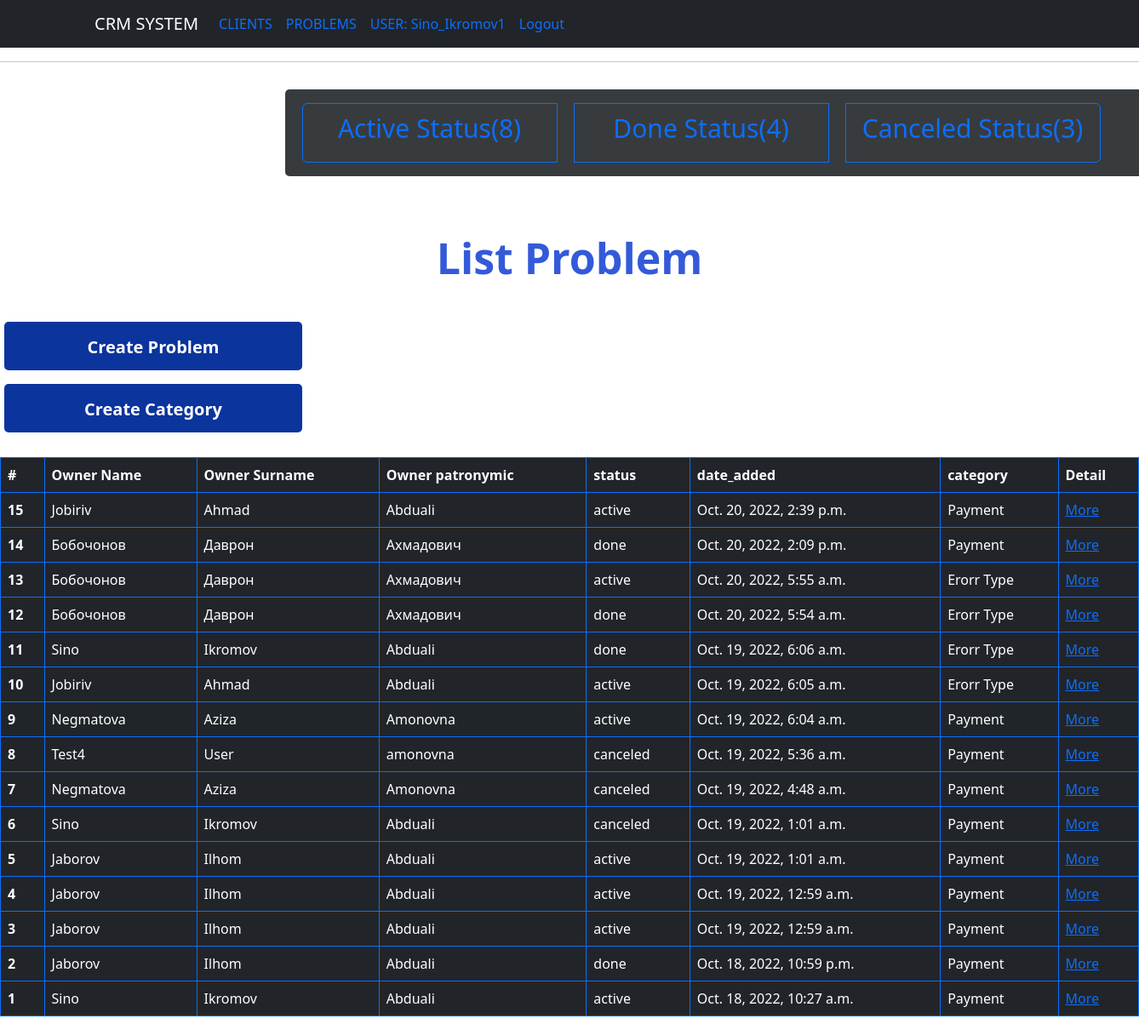
Screenshot of /problem/ (signed in) with the database file from the repository.
### agents/models.py (models this page shows, shortened)
class CustomerUser(AbstractUser):
    pass

class Problem(models.Model):
    STATUS_PROBLEM = (
        ('active', 'active'),
        ('canceled', 'canceled'),
        ('done', 'done')
    )
    description = models.TextField('description')
    category = models.ForeignKey(Category, verbose_name='category', on_delete=models.CASCADE)
    status = models.CharField('Status', max_length=100, choices=STATUS_PROBLEM)
    date_added = models.DateTimeField('created_at', auto_now_add=True)
    client = models.ForeignKey("Client", on_delete=models.CASCADE)
    class Meta:
        ordering = ('-date_added',)

class Client(models.Model):
    GENDER = (
        ('male', 'male'),
        ('female', 'female')
    )
    first_name = models.CharField(max_length=100)
    last_name = models.CharField(max_length=100)
    patronymic = models.CharField(max_length=100)
    was_born = models.DateField(default=2003)
    gender = models.CharField(max_length=100, choices=GENDER)
    age = models.IntegerField(default=0)
    date_added = models.DateTimeField(auto_now_add=True)
    phone_number = models.CharField(max_length=20)
    email = models.EmailField()
    class Meta:
        ordering = ('-date_added',)

class Category(models.Model):
    title = models.CharField('category', max_length=150)

### problem/views.py (the view, shortened to what this page needs)
# urls.py: path('', ListProblem.as_view(), name='list_problem'),
class ListProblem(LoginRequiredMixin, generic.ListView):
    template_name = 'problem/list_problem.html'
    queryset = Problem.objects.all()
    def get_context_data(self, **kwargs):
        context = super().get_context_data(**kwargs)
        context['active'] = Problem.objects.filter(status='active').count()
        context['done'] = Problem.objects.filter(status='done').count()
        context['canceled'] = Problem.objects.filter(status='canceled').count()
        return context

### templates/problem/list_problem.html (shortened to what this page needs)
{% extends "base.html" %}
{% block content %}
<hr/>
<div class="btn-group my-3" role="group" aria-label="Basic example">
  <a  href="{% url 'active_status' %}" type="button" class="btn btn-outline-primary my-3"><p class="text_status">Active Status({{ active }})</p></a>
  <a  href="{% url 'done_status' %}" type="button" class="btn btn-outline-primary my-3"><p class="text_status">Done Status({{ done }})</p></a>
  <a  href="{% url 'canceled_status' %}" type="button" class=" btn btn-outline-primary my-3"><p class="text_status">Canceled Status({{ canceled }})</p></a>
</div>
<h1 class="list">List Problem</h1>
<div class = "create_agent my-4">
    <a class="btn btn-primary my-3" href="{% url 'create_problem' %}"
   role="button">Create Problem
</a>
  <a class="btn btn-primary" href="{% url 'create_cat' %}"
   role="button">Create Category
</a>
</div>
<table class="table table-dark table-hover table-bordered border-primary">
  <thead>
    <tr>
      <th scope="col">#</th>
      <th scope="col">Owner Name </th>
      <th scope="col">Owner Surname </th>
      <th scope="col">Owner patronymic</th>
      <th scope="col">status</th>
      <th scope="col">date_added </th>
      <th scope="col">category</th>
        <th scope="col">Detail</th>
    </tr>
  </thead>
{% for problem in object_list %}
  <tbody>
    <tr>
      <th scope="row">{{ problem.pk }}</th>
      <td>{{ problem.client.first_name }}</td>
      <td>{{ problem.client.last_name }}</td>
      <td>{{ problem.client.patronymic }}</td>
      <td>{{ problem.status }}</td>
      <td>{{ problem.date_added }}</td>
      <td>{{ problem.category.title }}</td>
        <td><a href="{{ problem.pk }}">More</a></td>
    </tr>
  </tbody>
{% endfor %}
</table>
{% endblock %}

### templates/navbar.html (shortened to what this page needs)
<nav class="navbar navbar-expand-lg navbar-dark bg-dark" >
  <div class="container">
    <a class="navbar-brand" href="#">CRM SYSTEM</a>
    <div class="collapse navbar-collapse float-end" id="navbarNavAltMarkup">
      <div class="navbar-nav">
          <ul class="nav justify-content-end">
             {% if user.is_authenticated %}
              <li class="nav-item">
              <a class="nav-link" href="{% url 'list_client' %}">CLIENTS</a>
              </li>
              <li class="nav-item">
              <a class="nav-link" href="{% url 'list_problem' %}">PROBLEMS</a>
              </li>
              <li class="nav-item">
              <a class="nav-link" href="{% url 'list_problem' %}">USER: {{ user }}</a>
              </li>
              <li class="nav-item">
             <a  class="nav-link " href="{% url 'logout' %}">Logout</a>
              </li>
              {% else %}
              <li class="nav-item">
             <a class="nav-link" href="{% url 'login' %}">Login</a>
              </li>
              {% endif %}
</ul>
      </div>
    </div>
  </div>
</nav>

### agents/static/style.css (style rules this page uses)
body { background-color: fufufu; }
.btn { position: relative; padding 10px; }
.create_agent { position: relative; padding: 5px; }
.list { text-align: center; font-size: 50px; font-weight: 700; padding-top: 50px; color: #335AD9; }
.btn-primary { font-weight: 700; font-size: 20px; border-radius: 5px; margin-bottom: 0px; color: #fff; background-color: #0b349d; margin: 0 auto; width: 350px; display: block; border: none; padding: 12px 20px; padding-top: 15px; }

### templates/problem/list_problem.html (style rules this page uses)
.btn-outline-primary { margin: 20px; width: 300px; height: 70px; }
.btn-group { margin-left: 25%; padding-right: 50px; background-color: #373b3e; border-radius: 5px; }
.btn-primary { margin: 0; width: 350px }
.text_status { font-size: 30px; text-decoration: center; }

### rows the page displays
CustomerUser: username "Sino_Ikromov1"
Problem: pk "15", client.first_name "Jobiriv", client.last_name "Ahmad", client.patronymic "Abduali", status "active", date_added "Oct. 20, 2022, 2:39 p.m.", category "Payment"
Problem: pk "14", client.first_name "Бобочонов", client.last_name "Даврон", client.patronymic "Ахмадович", status "done", date_added "Oct. 20, 2022, 2:09 p.m.", category "Payment"
Problem: pk "13", client.first_name "Бобочонов", client.last_name "Даврон", client.patronymic "Ахмадович", status "active", date_added "Oct. 20, 2022, 5:55 a.m.", category "Erorr Type"
Problem: pk "12", client.first_name "Бобочонов", client.last_name "Даврон", client.patronymic "Ахмадович", status "done", date_added "Oct. 20, 2022, 5:54 a.m.", category "Erorr Type"
Problem: pk "11", client.first_name "Sino", client.last_name "Ikromov", client.patronymic "Abduali", status "done", date_added "Oct. 19, 2022, 6:06 a.m.", category "Erorr Type"
Problem: pk "10", client.first_name "Jobiriv", client.last_name "Ahmad", client.patronymic "Abduali", status "active", date_added "Oct. 19, 2022, 6:05 a.m.", category "Erorr Type"
Problem: pk "9", client.first_name "Negmatova", client.last_name "Aziza", client.patronymic "Amonovna", status "active", date_added "Oct. 19, 2022, 6:04 a.m.", category "Payment"
Problem: pk "8", client.first_name "Test4", client.last_name "User", client.patronymic "amonovna", status "canceled", date_added "Oct. 19, 2022, 5:36 a.m.", category "Payment"
Problem: pk "7", client.first_name "Negmatova", client.last_name "Aziza", client.patronymic "Amonovna", status "canceled", date_added "Oct. 19, 2022, 4:48 a.m.", category "Payment"
Problem: pk "6", client.first_name "Sino", client.last_name "Ikromov", client.patronymic "Abduali", status "canceled", date_added "Oct. 19, 2022, 1:01 a.m.", category "Payment"
Problem: pk "5", client.first_name "Jaborov", client.last_name "Ilhom", client.patronymic "Abduali", status "active", date_added "Oct. 19, 2022, 1:01 a.m.", category "Payment"
Problem: pk "4", client.first_name "Jaborov", client.last_name "Ilhom", client.patronymic "Abduali", status "active", date_added "Oct. 19, 2022, 12:59 a.m.", category "Payment"
Problem: pk "3", client.first_name "Jaborov", client.last_name "Ilhom", client.patronymic "Abduali", status "active", date_added "Oct. 19, 2022, 12:59 a.m.", category "Payment"
Problem: pk "2", client.first_name "Jaborov", client.last_name "Ilhom", client.patronymic "Abduali", status "done", date_added "Oct. 18, 2022, 10:59 p.m.", category "Payment"
Problem: pk "1", client.first_name "Sino", client.last_name "Ikromov", client.patronymic "Abduali", status "active", date_added "Oct. 18, 2022, 10:27 a.m.", category "Payment"

### other values shown
{{ active }} "8"
{{ done }} "4"
{{ canceled }} "3"
